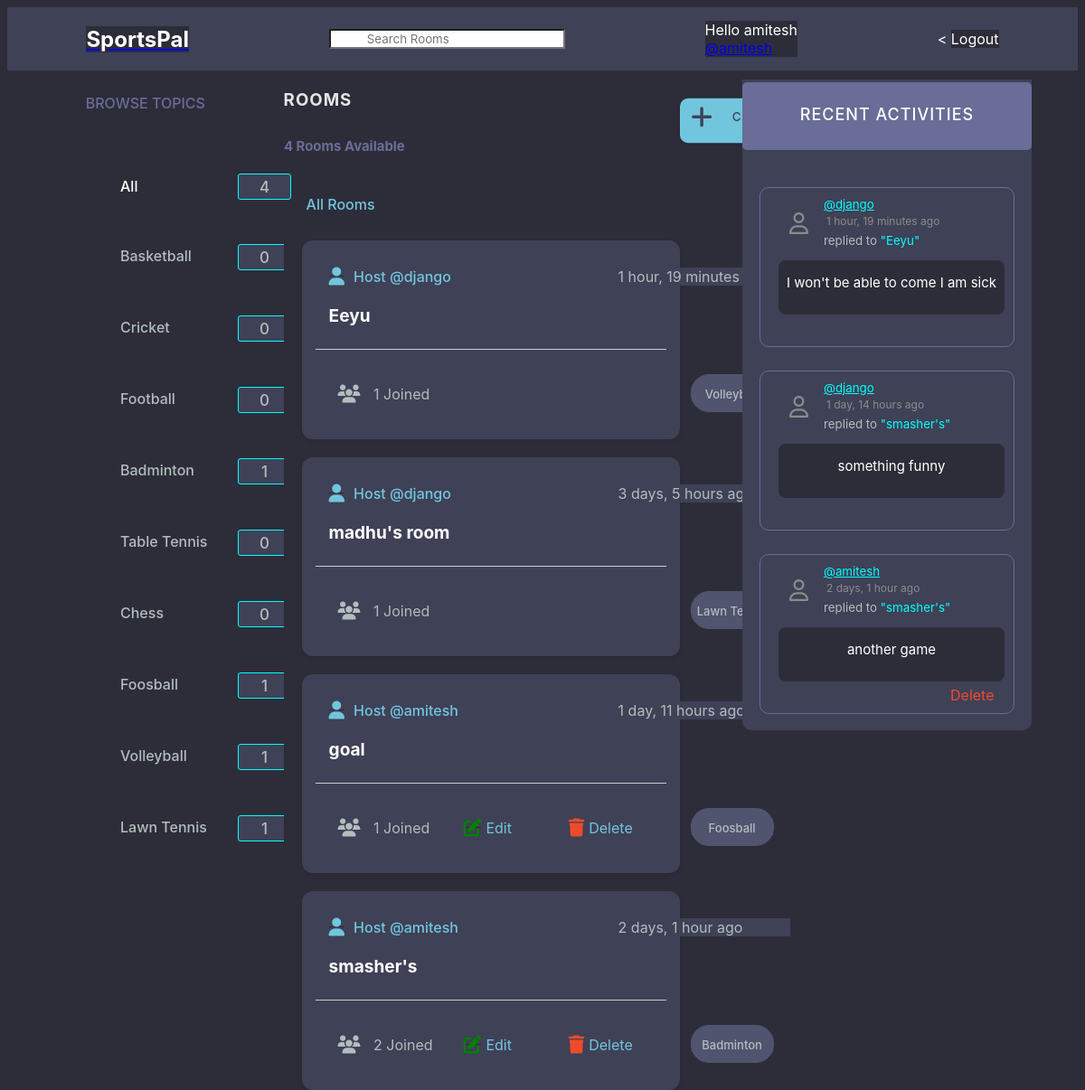
Screenshot of /home/ (signed in) with the database file from the repository.
### base/models.py (models this page shows, shortened)
class Topic(models.Model):
    name = models.CharField(max_length=200)

class Room(models.Model):
    host = models.ForeignKey(User, on_delete=models.SET_NULL, null=True)
    topic = models.ForeignKey(Topic, on_delete=models.SET_NULL, null=True)
    name = models.CharField(max_length=200)
    description = models.TextField(null = True, blank = True)
    participants = models.ManyToManyField(User, related_name='participants', blank=True)
    updated = models.DateTimeField(auto_now=True)
    created = models.DateTimeField(auto_now_add=True)
    class Meta:
        ordering = ('-updated','-created')
    def __str__(self):
        return self.name

class Message(models.Model):
    user = models.ForeignKey(User, on_delete=models.CASCADE)
    room = models.ForeignKey(Room, on_delete=models.CASCADE)
    body = models.TextField()
    updated = models.DateTimeField(auto_now=True)
    created = models.DateTimeField(auto_now_add=True)
    def __str__(self):
        return self.body[0:50]

### base/views.py (the view)
# urls.py: path("home/", views.home, name="home"),
def home(request):
    q = request.GET.get('q') if request.GET.get('q') != None else ''
    rooms = Room.objects.filter(Q(topic__name__icontains = q) | Q(name__icontains = q) | Q(description__icontains = q) | Q(host__username__icontains = q))
    topics = Topic.objects.all()
    room_count = rooms.count()
    room_count_topic = rooms.filter(topic__name__icontains = q).count()
    room_messages = Message.objects.filter(Q(room__topic__name__icontains = q)).order_by('-created')
    context = {'rooms':rooms,'topics':topics,'room_count':room_count,'room_messages':room_messages , "room_count_topic":room_count_topic}
    return render(request,"base/home.html",context)

### base/templates/base/home.html (shortened to what this page needs)
{% extends 'main.html' %}
{% load static %}
{% block content %}
    {% block css %}
    <link rel="stylesheet" type="text/css" href="{% static 'styles/home.css' %}">
    <link href="{% static 'fontawesomefree/css/fontawesome.css' %}" rel="stylesheet" type="text/css">
    <link href="{% static 'fontawesomefree/css/brands.css' %}" rel="stylesheet" type="text/css">
    <link href="{% static 'fontawesomefree/css/solid.css' %}" rel="stylesheet" type="text/css">
    {% endblock %}
    <div class = "home-container ">
        <div>
            {% include 'base/topics_component.html' %}
        <div class = "rooms">
            <div id="rooms">
                <h3>rooms</h3>
            </div>
            <div id="room_count">
                <h5>{{room_count}} rooms available</h5>
            </div>
            <div id="create_room">
                <a href = "{% url 'create-room' %}">
                    <button> Create Room </button> </a>
            </div>
            <div class="all-rooms">
                <p style="color: white;">All Rooms</p>
            </div>
            <div>
                    {% include 'base/feed_component.html' %}
            </div>
        </div>
        <div>
            {% include 'base/activity_component.html'%}
        </div>
{% endblock %}

### templates/navbar.html (shortened to what this page needs)
{% load static %}
{% block css %}
    <link rel="stylesheet" type="text/css" href="{% static 'styles/navbar.css' %}">
{% endblock %}
<div class="navbar">
    <div class="logo">
        <a href="/"> <h1 style = "color: white;">SportsPal</h1></a>
    </div>
    <div class="search_bar">
        <form method = "GET" action="{% url 'home' %}">
            <input type = "text" name = "q" placeholder = "Search Rooms" />
        </form>
    </div>
    {% if request.user.is_authenticated %}
    <div class="profile">
        <p style="color: white;"> Hello {{request.user}}</p>
        <p><a href = "{'% url 'base/profile.html' message.user.id %}">@{{user.username}}</a></p>
    </div>
    <div class="logout"><
        <a href = "{% url 'logout' %}">Logout</a>
    </div>
    {% else %}
    <div class="login"><
        <a href = "{% url 'login' %}">Login</a>
    </div>
    {% endif %}
</div>

### base/templates/base/topics_component.html (shortened to what this page needs)
{% load static %}
{% block css %}
    <link rel="stylesheet" type="text/css" href="{% static 'styles/topics_component.css' %}">
{% endblock %}
<h3 class = "Topics" style = "color: #696d97; text-transform: uppercase;top:10px;">Browse Topics</h3>
<div class = "All">
    <p><a href="{% url 'home' %}"  style="color: white; text-decoration: none;"><div>All</div></a> <span id = "total">{{room_count}}</span></p>
</div>
<div class = "items_all">
    {% for topic in topics %}
        <div class = "List">
            <a href="{% url 'home' %}?q={{topic.name}}">{{topic.name}}
            <div id="count_div">
                <span id = "count">{{topic.room_set.all.count}}</span></a>
            </div>
        </div>
    {% endfor %}

### base/templates/base/feed_component.html
{% load static %}
{% block css %}
    <link rel="stylesheet" type="text/css" href="{% static 'styles/feed_component.css' %}">
    <link href="{% static 'fontawesomefree/css/fontawesome.css' %}" rel="stylesheet" type="text/css">
    <link href="{% static 'fontawesomefree/css/brands.css' %}" rel="stylesheet" type="text/css">
    <link href="{% static 'fontawesomefree/css/solid.css' %}" rel="stylesheet" type="text/css">
{% endblock %}
<div style="position: relative;top:20px;z-index: 10;left:25px;color:#71c6dd;font-weight: 500;"> All Rooms</div>
<div class = "sports-rooms">
    {% for room in rooms %}
        <div class = "room_feat">
            <div id="host">
                <a href="{% url 'user-profile' room.host.id %}"style="background-color:#3f4156;z-index: 30;"><i class="fa-solid fa-user fa-lg" style="position: relative;right:10px;"></i>Host @{{room.host.username}}</a>
            </div>
            <div style = "background-color: #3f4156;" id = "timer">
                {{room.created|timesince}} ago
            </div>
                {% if room.host == request.user %}
                <div class="edit-delete">
                    <div id="edit">
                        <a href = "{% url 'update-room' room.id %}" style="background-color:#3f4156;color:#71c6dd;"><i class="fa-solid fa-pen-to-square fa-lg fa-shake"style="margin:5px;color:green;"></i>Edit</a>
                    </div>
                    <div id="delete">
                        <a href = "{% url 'delete-room' room.id %}" style="background-color:#3f4156; color:#71c6dd;"><i class="fa-solid fa-trash fa-lg fa-shake"style="margin:5px;color:#EE4B2B"></i>Delete </a>
                    </div>
                </div>
                {% endif %}
                <div id="room_name">
                    <h5 style = "background-color: #3f4156;"><a href = "{% url 'room' room.id %}" style="background-color:#3f4156;">{{room.name}}</a></h5>
                </div>
                <hr style="position:relative;top :90px">
                <div style = "background-color: #3f4156;" id ="participants_num"><i class="fa-solid fa-users fa-lg"style="position:relative;right:10px;"></i>
                    {{room.participants.all.count}} Joined
                </div>
                <div id="topic_name">
                    <p style="background-color: #51546e;;">{{room.topic.name}}</p>
                </div>
        </div>
    {% endfor %}
</div>

### base/templates/base/activity_component.html (shortened to what this page needs)
{% load static %}
{% block css %}
    <link rel="stylesheet" type="text/css" href="{% static 'styles/activity_component.css' %}">
    <link href="{% static 'fontawesomefree/css/fontawesome.css' %}" rel="stylesheet" type="text/css">
    <link href="{% static 'fontawesomefree/css/brands.css' %}" rel="stylesheet" type="text/css">
    <link href="{% static 'fontawesomefree/css/solid.css' %}" rel="stylesheet" type="text/css">
{% endblock %}
<div class="block_layout">
    <div class="recent_activities">
        <h3> recent activities</h3>
    </div>
    {% for message in room_messages %}
    <div class = "box">
        <small >
            <div id="username">
                <a href = "{'% url 'user-profile' message.user.id %}" style="background-color: #3f4156;color: cyan; width:200px">@{{message.user}}</a>
            </div>
            <div id="time" style="color: #8b8b8b; font-size: 12px; margin:3px; width:200px;">
                {{message.created|timesince}} ago
            </div>
        </small>
        <div id="sender">
            <small style="background-color: #3f4156; color:#b2bdbd; width: 200px;">replied to <tag style="background-color: #3f4156; color:cyan">"{{message.room}}"</tag></small>
        </div>
        <div id="message" style="position: relative;top:8px;">
            <p>{{message}}</p>
        </div>
            {% if request.user == message.user %}
            <a href = "{% url 'delete-message' message.id %}" style="background-color: #3f4156; color:#EE4B2B; position: relative; left:210px; font-weight: 500px; text-decoration: none; top:13px;">Delete</a>
            {% endif %}
    </div>
    {% endfor %}
</div>

### static/styles/main.css (style rules this page uses)
* { background-color: #2d2d39;; }

### static/styles/navbar.css (style rules this page uses)
.navbar { display: flex; background-color:#3f4156; align-items: center; justify-content: space-around; text-decoration: none; padding: 10px; height: 50px; }
.navbar div { background-color:#3f4156 ; color: white; }
.logo h1 { margin: 0; font-size: 24px; font-weight: bold; text-decoration: none; }
.search_bar input[type="text"] { background-color: white; background-image: url('searchicon.png'); background-position: 10px 10px; background-repeat: no-repeat; padding-left: 40px; }
.profile p { margin: 0; }
.logout a { text-decoration: none; color: white; }

### static/styles/home.css (style rules this page uses)
#rooms { text-transform: uppercase; font-weight: 500; color: #e5e5e5; letter-spacing: 1px; display: inline-block; }
#room_count { height: auto; font-weight: 500; color: #696d97; font-size: 18px; text-transform: capitalize; position: relative; display: inline-block; top:50px; height:50px; left : -80px; margin-top: 0px; }
button { background-color: #71c6dd; border: none; display: inline-flex; align-items: center; gap: 1rem; cursor: pointer; transition: all ease-in-out 0.3s; padding: 1rem 2rem; border-radius: 5px; box-shadow: 1px 1px 3px 1px rgba(0, 0, 0, 0.15); font-weight: 500; display: inline-block; position: relative; left : 210px; top: 17px; color:#3f4156; height: 55px; padding-bottom: 25px; padding-top: 13px; font-size: 15px; letter-spacing: 1px; border-radius: 10px; transform: scale(0.9); }
#create_room { display: inline-block; }
.room_feat { position: relative; top: 50px; }

### static/styles/topics_component.css (style rules this page uses)
* { font-family: "DM Sans", -apple-system, BlinkMacSystemFont, "Segoe UI", Roboto, Oxygen, Ubuntu, Cantarell, "Open Sans", "Helvetica Neue", sans-serif; }
.Topics { position: relative; top : 50px; text-align: center; font-weight: 500; font-family: "DM Sans", -apple-system, BlinkMacSystemFont, "Segoe UI", Roboto, Oxygen, Ubuntu, Cantarell, "Open Sans", "Helvetica Neue", sans-serif; box-sizing: border-box; text-rendering: optimizeLegibility; font-size: inherit; }
.List, .All { display: flex; flex-direction: column; align-items: left; padding-left: 120px; }
.List a , .All { align-items: left; margin: 5px; font-weight: 500; color : #b2bdbd; text-decoration: none; width: 100px; }
#count,#total { display: inline-block; height: 20px; width: 50px; background-color: #3f4156; margin: 10px; border-radius: 3px; align-items: center; padding: 3.5px; text-align: center; border: 0.8px solid cyan; font-size: 17px; }
#count_div { position: relative; left: 120px; bottom: 38px; width: 100px; }
.All div { position: relative; top : 34px; }
#total { position: relative; left : 120px; }
div .List { width: 100px; }

### static/styles/activity_component.css (style rules this page uses)
.recent_activities h3 { background-color: #696d97; text-transform: uppercase; font-weight: 500; padding: 1rem 1.5rem; color: white; letter-spacing: 1px; font-size: 18px; height: 25px; width: 270px; border-radius: 5px; text-align: center; padding : 25px; position: relative; bottom: 15px; }
.block_layout { margin: 50px; left : 40px; background-color: #3f4156; display: flex; flex-direction: column; align-items: center; position: relative; bottom: 40px; left: -1px; border-radius: 10px; }
.block_layout div { background-color: #3f4156; }
div .box { display: inline-block; background-color: #3f4156; height: 50 px; }
.box { border: 1px solid #696d97; width: 280px; margin: 8px; margin-bottom: 18px; display: inline-block; height: 175px; border-radius: 10px; }
#username,#time,#sender { position: relative; left: 70px; top: 10px; width: 200px ; }
#message p { color:white; position: relative; top: 10px; font-size: 15px; padding: 5px; word-wrap :break-word ; text-align: center; }
#message { width: 250px; height : 60px; background-color: #2d2d39; position: relative; top:10px; left: 20px; border-radius: 8px; }

### base/templates/base/home.html (style rules this page uses)
.home-container { display: grid; grid-template-columns: 2fr 3fr 2fr; }

### rows the page displays
Topic: name "Basketball", room_set.all.count "0"
Topic: name "Cricket", room_set.all.count "0"
Topic: name "Football", room_set.all.count "0"
Topic: name "Badminton", room_set.all.count "1"
Topic: name "Table Tennis", room_set.all.count "0"
Topic: name "Chess", room_set.all.count "0"
Topic: name "Foosball", room_set.all.count "1"
Topic: name "Volleyball", room_set.all.count "1"
Topic: name "Lawn Tennis", room_set.all.count "1"
Room: host.username "django", created "1 hour, 19 minutes", name "Eeyu", participants.all.count "1", topic.name "Volleyball"
Room: host.username "django", created "3 days, 5 hours", name "madhu's room", participants.all.count "1", topic.name "Lawn Tennis"
Room: host.username "amitesh", created "1 day, 11 hours", shows "Edit", name "goal", participants.all.count "1", topic.name "Foosball"
Room: host.username "amitesh", created "2 days, 1 hour", shows "Edit", name "smasher's", participants.all.count "2", topic.name "Badminton"
Message: user "django", created "1 hour, 19 minutes", room "Eeyu", body "I won't be able to come I am sick"
Message: user "django", created "1 day, 14 hours", room "smasher's", body "something funny"
Message: user "amitesh", created "2 days, 1 hour", room "smasher's", body "another game", shows "Delete"

### other values shown
{{ request.user }} "amitesh"
{{ user.username }} "amitesh"
{{ room_count }} "4"
